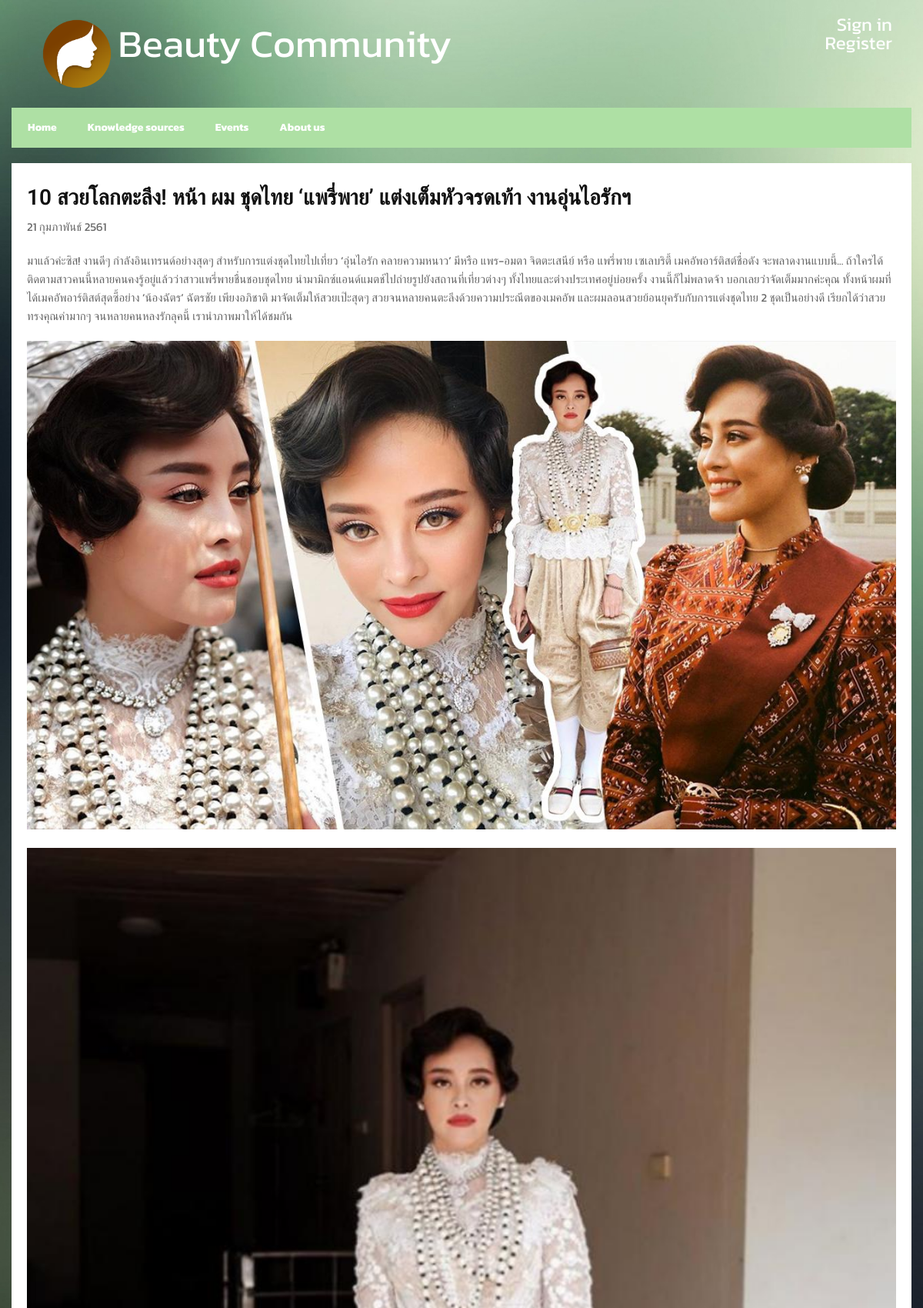
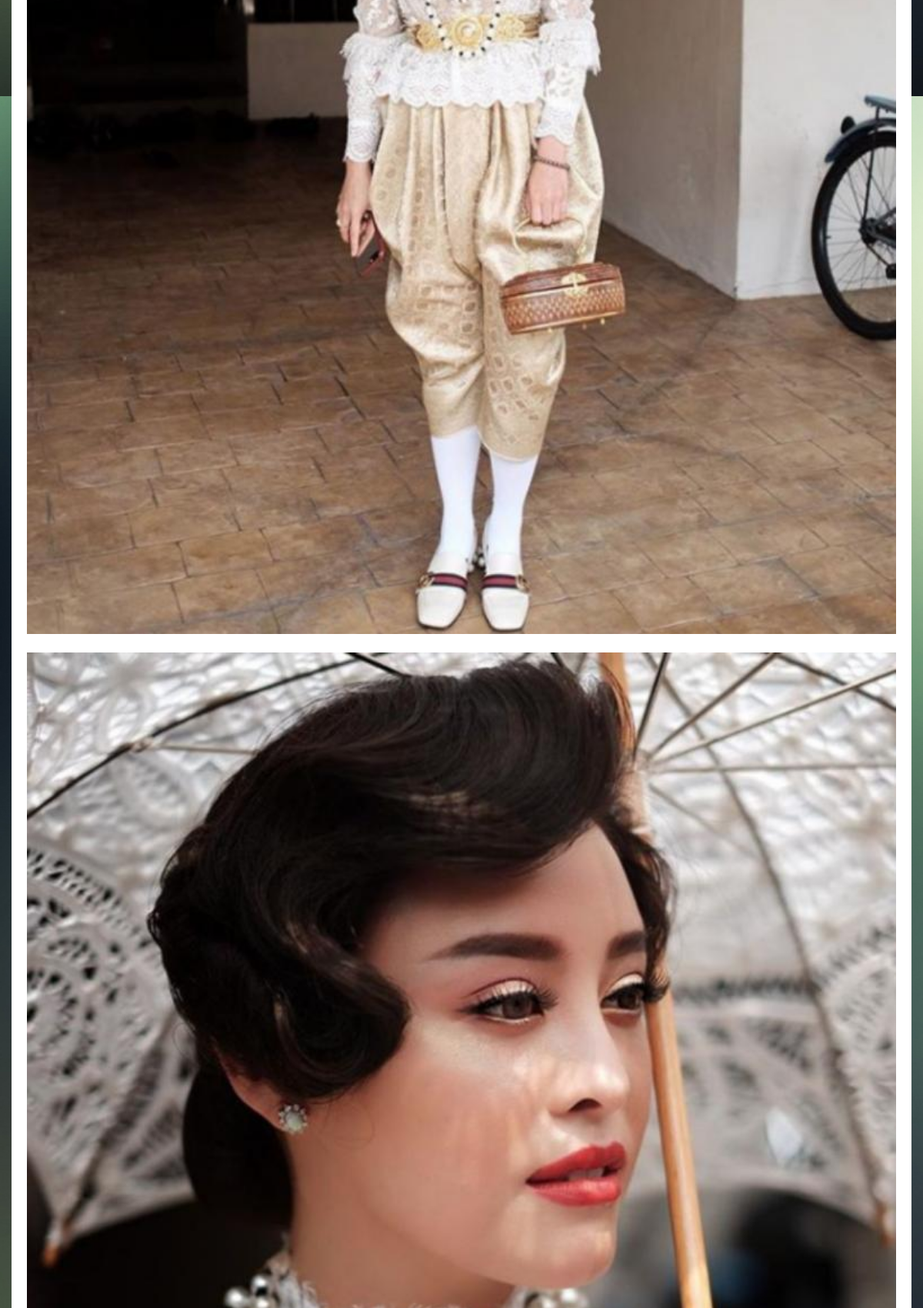
The app's page /content.php?news_id=10 (upper part) with its own data (2 pictures, top to bottom).
### tables this page shows
CREATE TABLE `beauty_community` (
  `news_id` int(10) NOT NULL,
  `topic` varchar(999) NOT NULL,
  `news_detail` varchar(9999) NOT NULL,
  `date` date NOT NULL
);

CREATE TABLE `img_news` (
  `imgNo` int(10) NOT NULL,
  `imgName` varchar(50) NOT NULL,
  `news_id` int(10) NOT NULL
);

### content.php (the view, shortened to what this page needs)
<?php
    include "connect.php";
     $news_id = $_GET['news_id'];
    $result = $pdo->query("SELECT beauty_community.news_id,topic,news_detail,imgName,date FROM beauty_community,img_news WHERE beauty_community.news_id = '$news_id' AND beauty_community.news_id = img_news.news_id");
    function DateThai($date)
	       {
                $strYear = date("Y",strtotime($date))+543;
                $strMonth= date("n",strtotime($date));
                $strDay= date("j",strtotime($date));
                $strMonthCut = Array("","มกราคม","กุมภาพันธ์","มีนาคม","เมษายน","พฤษภาคม","มิถุนายน","กรกฎาคม","สิงหาคม","กันยายน","ตุลาคม","พฤศจิกายน","ธันวาคม");
                $strMonthThai=$strMonthCut[$strMonth];
                return "$strDay $strMonthThai $strYear";
	       }
$row = $result->fetch();
?>
<!DOCTYPE html>
<html>
<head>
  <link rel="stylesheet" href="css/bootstrap.min.css" type="text/css">
  <link rel="stylesheet" href="css/style.css">
  <link rel="stylesheet" href="css/modal.css">
  <link href="owl-carousel/owl.carousel.css" rel="stylesheet">
  <link href="owl-carousel/owl.theme.css" rel="stylesheet">
  <link rel="stylesheet" href="font-awesome-4.4.0/css/font-awesome.min.css" type="text/css">
</head>
<body>
    <header style="margin:20px;">
   <div class="container">
       <div class="col-md-10">
             <img src="beauty-logo.png" height="100px" width="100px">
            <div class="logo" style="display:inline; color:white;"><span style="font-size:50px;">Beauty Community</span></div>
       </div>
    <div class="col-md-2" id="rightpanel">
       <?php
        if (isset($_SESSION["username"])) {
            echo "<a href='#' style='float:right;'>สวัสดี คุณ".$_SESSION["username"]."</a><br>";
            echo "<a href='logout.php' style='float:right;'>Logout</a>";
        }else{
            echo "<a href='#' style='float:right;' data-toggle='modal' data-target='#login-modal'>Sign in</a><br>";
            echo "<a href='#' style='float:right;'>Register</a>";
        }
            ?>
       </div>
    </div>
  </header>
  <nav id="menu" class="navbar container" style="background-color:#AEE0A4;">
    <div class="collapse navbar-collapse navbar-ex1-collapse">
      <ul class="nav navbar-nav float-left">
        <li>
          <div class="dropdown show">
   <div class="dropdown">
        <a class="btn btn-secondary dropdown-toggle" href="index.php" role="button" id="dropdownMenuLink" data-toggle="dropdown" aria-haspopup="true" aria-expanded="false">
    Home
  </a>
        </div>
</div>
        </li>
          <li>
           <a class="btn btn-secondary dropdown-toggle" href="#" role="button" id="dropdownMenuLink" data-toggle="dropdown" aria-haspopup="true" aria-expanded="false">
                Knowledge sources
              </a>
          </li>
           <li>
           <a class="btn btn-secondary dropdown-toggle" href="#" role="button" id="dropdownMenuLink" data-toggle="dropdown" aria-haspopup="true" aria-expanded="false">
                Events
              </a>
          </li>
           <li>
           <a class="btn btn-secondary dropdown-toggle" href="#" role="button" id="dropdownMenuLink" data-toggle="dropdown" aria-haspopup="true" aria-expanded="false">
               About us
              </a>
          </li>
      </ul>
    </div>
  </nav>
  <div id="page-content" class="single-page container">
    <div class="row">
      <div id="main-content" class="col-md-12">
        <div class="box">
          <h4><?=$row["topic"]; ?></h4>
            <?php echo DateThai($row["date"]); ?>
          <p style="margin-top: 20px"><?=$row["news_detail"]; ?></p>
            <div class="wrap-vid">
            <?php
                 $result = $pdo->query("SELECT beauty_community.news_id,imgName FROM beauty_community,img_news WHERE beauty_community.news_id = '$news_id' AND beauty_community.news_id = img_news.news_id");
                while($row = $result->fetch()){
            echo "<img src='News/".$row["imgName"]."' height='100px' width='100%' class='float-left'><br><br>";
                }
                ?>
                </div>
        </div>
      </div>
    </div>
  </div>
</body>
</html>

### css/style.css (style rules this page uses)
body { font-family: 'Ek Mukta', sans-serif;color: #666;background: url(../images/bg2.jpg) fixed ;font-size: 15px;line-height: 1.6em;font-weight: 400; }
html, body { width:100%; padding:0; margin:0; }
html { -webkit-text-size-adjust: none; }
img { max-width:100%; height: auto;width: auto\9; }
h4 { font-size: 28px; }
h1,h2,h3,h4,h5,h6 { font-family: 'Roboto', sans-serif;font-weight: 600;color: #111; }
p { margin: 0 0 20px; }
a { color: #7DC314; -webkit-transition: all .2s ease-in-out; -moz-transition: all .2s ease-in-out; transition: all .2s ease-in-out; }
#menu { background-color: #252628;border-radius: 0; }
#menu .navbar-collapse { padding:0; }
#menu ul.nav li a { font-weight: bold;color: #fff;border-radius: 5px;padding: 14px 19px; }
@media (min-width: 768px) { #menu.navbar { padding: 0;height: auto;margin-top: 20px; } }
#page-content { padding: 0; }
#page-content.index-page, #page-content.single-page, #page-content.archive-page { margin-top: 20px; }
.box { background-color: #fff;padding: 20px 20px 10px; }
.box:after, .box:before { clear: both; content: '\0020'; display: block; visibility: hidden; width: 0; height: 0; }

### content.php (style rules this page uses)
* { font-family: 'Kanit', sans-serif; }
#rightpanel a { font-size:24px; color: white; }

### records on screen
beauty_community: topic "10 สวยโลกตะลึง! หน้า ผม ชุดไทย ‘แพรี่พาย’ แต่งเต็มหัวจรดเท้า งานอุ่นไอรักฯ", date "21 กุมภาพันธ์ 2561", news_detail "มาแล้วค่ะซิส! งานดีๆ กำลังอินเทรนด์อย่างสุดๆ สำหรับการแต่งชุดไทยไปเที่ยว ‘อุ่นไอรัก คลายความหนาว’ มีหรือ แพร-อมตา จิตตะเสนีย์ หรือ แพรี่พาย เซเลบริตี้ เมคอัพอาร์ติสต์ชื่อดัง จะพลาดงานแบบนี้... ถ้าใครได้ติดตามสาวคนนี้หลายคนคงรู้อยู่แล้วว่าสาวแพรี่พายชื่นชอบชุดไทย นำมามิกซ์แอนด์แมตช์ไปถ่ายรูปยังสถานที่เที่ยวต่างๆ ทั้งไทยและต่างประเทศอยู่บ่อยครั้ง งานนี้ก็ไม่พลาดจ้า บอกเลยว่าจัดเต็มมากค่ะคุณ ทั้งหน้าผมที่ได้เมคอัพอาร์ติสต์สุดซี้อย่าง ‘น้องฉัตร’ ฉัตรชัย เพียงอภิชาติ มาจัดเต็มให้สวยเป๊ะสุดๆ สวยจนหลายคนตะลึงด้วยความประณีตของเมคอัพ และผมลอนสวยย้อนยุครับกับการแต่งชุดไทย 2 ชุดเป็นอย่างดี เรียกได้ว่าสวยทรงคุณค่ามากๆ จนหลายคนหลงรักลุคนี้ เรานำภาพมาให้ได้ชมกัน"
img_news: imgName (picture)
img_news: imgName (picture)
img_news: imgName (picture)
